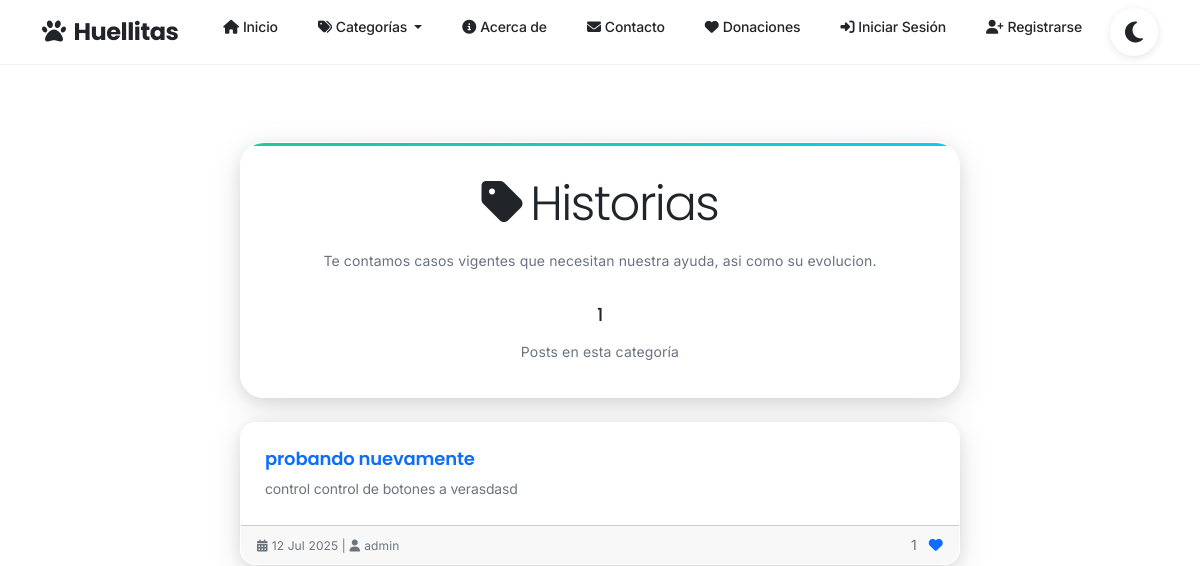
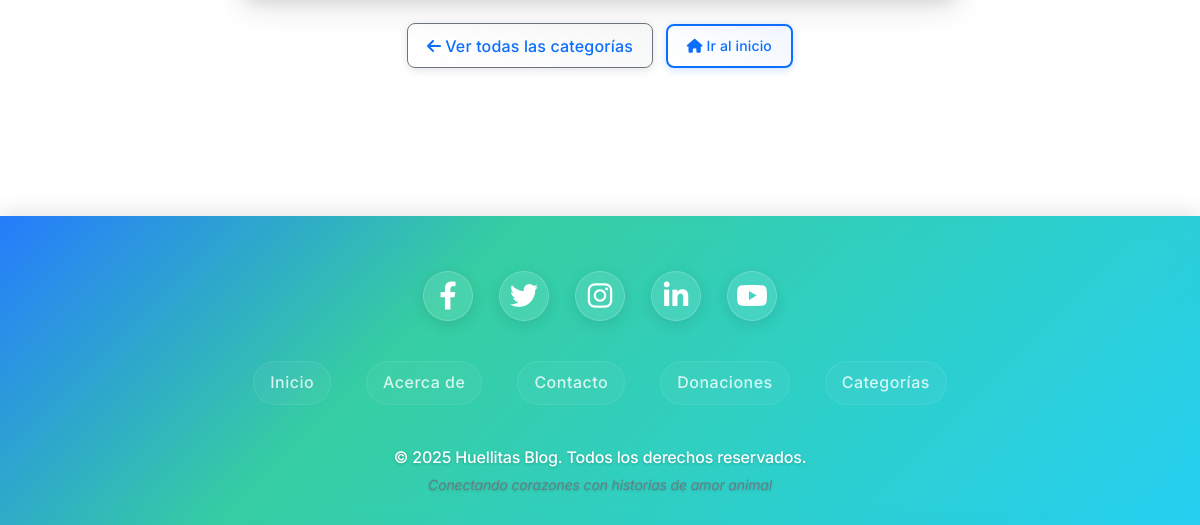
The page /categoria/2/ on the database as committed earlier (2 pictures, top to bottom).
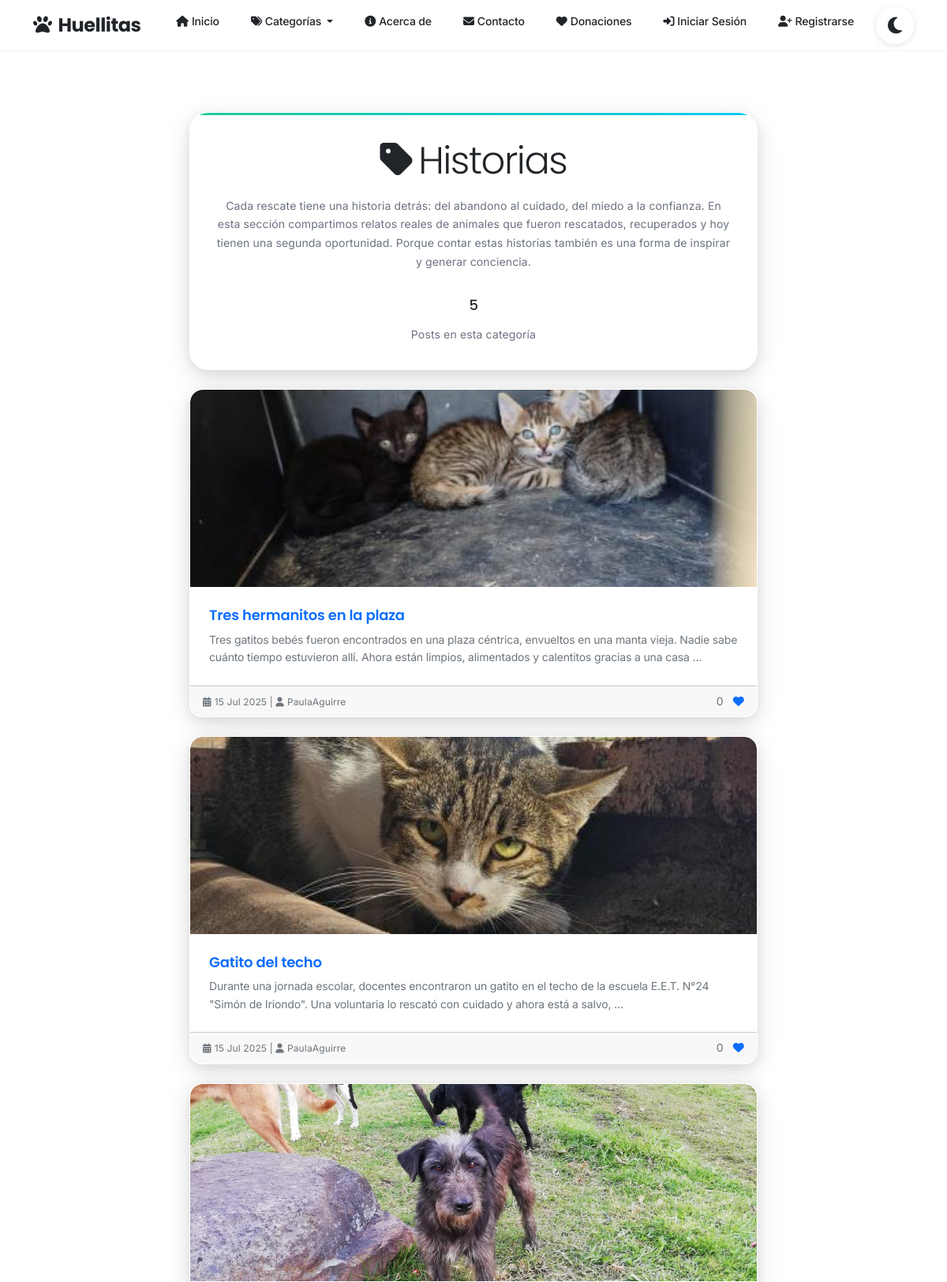
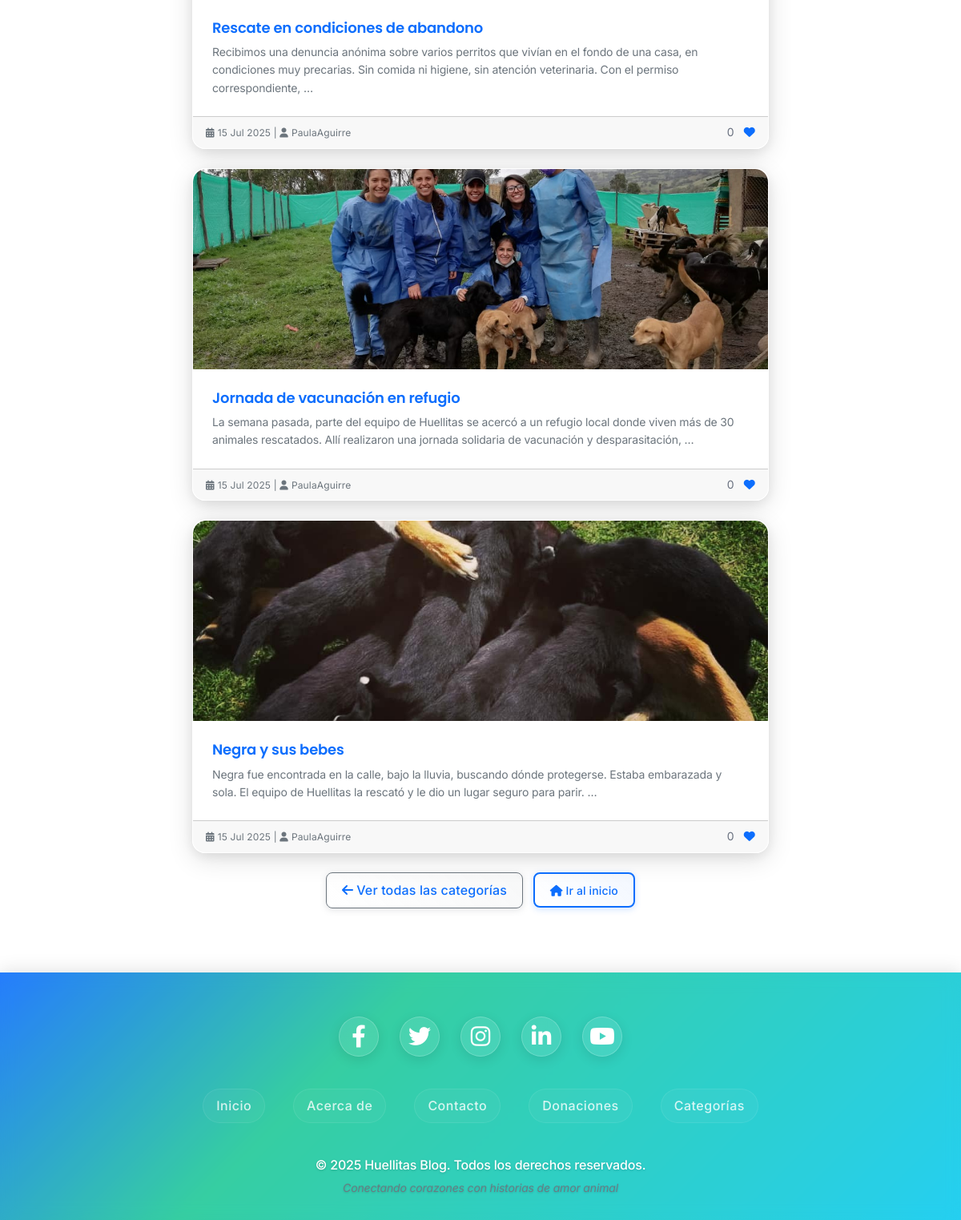
The same page on the database as committed later (2 pictures, top to bottom).
### blog/models.py (models this page shows, shortened)
class Categoria(models.Model):
    nombre = models.CharField(max_length=100, unique=True) # unique=True asegura que no haya categorías con el mismo nombre
    descripcion = models.TextField(blank=True, null=True, help_text="Descripción breve de la categoría")
    class Meta:
        verbose_name_plural = "Categorías" # Para que se muestre bien en el admin
    def get_absolute_url(self):
        return reverse('category_detail', kwargs={'pk': self.pk})

class Post(models.Model):
    titulo = models.CharField(max_length=200)
    contenido = models.TextField()
    fecha_publicacion = models.DateTimeField(auto_now_add=True) # Se establece automáticamente al crear el post
    autor = models.ForeignKey(User, on_delete=models.CASCADE, related_name='posts') # Un post pertenece a un usuario. Si el usuario se elimina, sus posts también.
    categoria = models.ForeignKey(Categoria, on_delete=models.SET_NULL, null=True, blank=True) # Un post puede tener una categoría. Si la categoría se elimina, el campo se pone a NULL.
    imagen_portada = models.ImageField(upload_to='post_images/', null=True, blank=True) # Opcional: permite subir imágenes
    class Meta:
        ordering = ['-fecha_publicacion'] # Por defecto, los posts se ordenarán del más nuevo al más viejo
    def get_absolute_url(self):
        return reverse('post_detail', kwargs={'pk': self.pk})

### blog/views.py (the view)
# urls.py: path('categoria/<int:pk>/', CategoryDetailView.as_view(), name='category_detail'), # Nueva URL para categorías específicas
class CategoryDetailView(ListView):
    model = Post
    template_name = 'blog/category_detail.html'
    context_object_name = 'posts'
    paginate_by = 6
    def get_queryset(self):
        self.categoria = get_object_or_404(Categoria, pk=self.kwargs['pk'])
        return Post.objects.filter(categoria=self.categoria).order_by('-fecha_publicacion')
    def get_context_data(self, **kwargs):
        context = super().get_context_data(**kwargs)
        context['categoria'] = self.categoria
        context['total_posts'] = self.get_queryset().count()
        return context

### blog/context_processors.py (called while the page is built)
def categorias_globales(request):
    return {
        'categorias': Categoria.objects.all()
    }

### blog/templates/blog/category_detail.html (shortened to what this page needs)
{% extends 'blog/base.html' %}
{% load static %}
{% block content %}
<div class="card card-body mb-4 text-center">
    <h1 class="display-5 mb-3">
        <i class="fas fa-tag me-2 text-primary"></i>{{ categoria.nombre }}
    </h1>
    {% if categoria.descripcion %}
        <p class="lead text-muted">{{ categoria.descripcion }}</p>
    {% endif %}
    <div class="row text-center mt-3">
        <div class="col">
            <h5 class="text-primary">{{ total_posts }}</h5>
            <small class="text-muted">Posts en esta categoría</small>
        </div>
    </div>
</div>
        {% if posts %}
            {% for post in posts %}
                <div class="card mb-4">
                    {% if post.imagen_portada %}
                        <img src="{{ post.imagen_portada.url }}" class="card-img-top" alt="{{ post.titulo }}" style="max-height: 250px; object-fit: cover;">
                    {% endif %}
                    <div class="card-body">
                        <h5 class="card-title"><a href="{{ post.get_absolute_url }}" class="text-decoration-none">{{ post.titulo }}</a></h5>
                        <p class="card-text">{{ post.contenido|truncatewords:30 }}</p>
                    </div>
                    <div class="card-footer text-muted d-flex justify-content-between align-items-center">
                        <div>
                            <small>
                                <i class="fas fa-calendar-alt me-1"></i>{{ post.fecha_publicacion|date:"d M Y" }} |
                                <i class="fas fa-user me-1"></i>{{ post.autor.username }}
                            </small>
                        </div>
                        <div>
                            <span class="like-count me-2">{{ post.likes.count }}</span>
                            {% if user.is_authenticated %}
                                <a href="#" class="like-btn {% if user in post.likes.all %}liked{% endif %}" data-post-id="{{ post.id }}">
                                    <i class="fas fa-heart"></i>
                                </a>
                            {% else %}
                                <a href="#" class="like-btn-anonymous" data-post-id="{{ post.id }}">
                                    <i class="fas fa-heart"></i>
                                </a>
                            {% endif %}
                        </div>
                    </div>
                </div>
            {% endfor %}
        {% endif %}
        <div class="text-center mt-4">
            <a href="{% url 'category_overview' %}" class="btn btn-outline-secondary">
                <i class="fas fa-arrow-left me-1"></i>Ver todas las categorías
            </a>
            <a href="{% url 'post_list' %}" class="btn btn-outline-primary ms-2">
                <i class="fas fa-home me-1"></i>Ir al inicio
            </a>
        </div>
{% endblock content %}

### blog/templates/blog/base.html (shortened to what this page needs)
{% load static %}
{% load i18n %}
{% load crispy_forms_tags %}
<!DOCTYPE html>
<html lang="es">
<head>
    <link href="https://cdn.jsdelivr.net/npm/bootstrap@5.3.0/dist/css/bootstrap.min.css" rel="stylesheet">
    <link rel="stylesheet" href="https://cdnjs.cloudflare.com/ajax/libs/font-awesome/6.4.0/css/all.min.css">
    <link rel="stylesheet" type="text/css" href="{% static 'css/styles.css' %}?v=2.2">
</head>
<body>
    <nav class="navbar navbar-expand-lg fixed-top">
        <div class="container">
            <a class="navbar-brand" href="{% url 'post_list' %}">
                <i class="fas fa-paw me-2"></i>Huellitas
            </a>
            <div class="collapse navbar-collapse" id="navbarNav">
                <ul class="navbar-nav ms-auto">
                    <li class="nav-item">
                        <a class="nav-link {% if request.resolver_match.url_name == 'post_list' %}active{% endif %}" href="{% url 'post_list' %}"><i class="fas fa-home me-1"></i>Inicio</a>
                    </li>
                    <li class="nav-item dropdown">
                        <a class="nav-link dropdown-toggle" href="#" id="categoriasDropdown" role="button" data-bs-toggle="dropdown" aria-expanded="false">
                            <i class="fas fa-tags me-1"></i>Categorías
                        </a>
                    </li>
                    <li class="nav-item">
                        <a class="nav-link {% if request.resolver_match.url_name == 'about' %}active{% endif %}" href="{% url 'about' %}"><i class="fas fa-info-circle me-1"></i>Acerca de</a>
                    </li>
                    <li class="nav-item">
                        <a class="nav-link {% if request.resolver_match.url_name == 'contact' %}active{% endif %}" href="{% url 'contact' %}"><i class="fas fa-envelope me-1"></i>Contacto</a>
                    </li>
                    <li class="nav-item">
                        <a class="nav-link {% if request.resolver_match.url_name == 'donations' %}active{% endif %}" href="{% url 'donations' %}"><i class="fas fa-heart me-1"></i>Donaciones</a>
                    </li>
                    {% if user.is_authenticated %}
                        <li class="nav-item dropdown">
                            <a class="nav-link dropdown-toggle" href="#" id="navbarDropdown" role="button" data-bs-toggle="dropdown" aria-expanded="false">
                                <i class="fas fa-user-circle me-1"></i>{{ user.username }}
                            </a>
                            <ul class="dropdown-menu dropdown-menu-end" aria-labelledby="navbarDropdown">
                                <li><a class="dropdown-item" href="{% url 'post_create' %}"><i class="fas fa-plus-circle me-1"></i>Crear Post</a></li>
                                <li><hr class="dropdown-divider"></li>
                                <li>
                                    <form action="{% url 'logout' %}" method="post" class="d-inline">
                                        {% csrf_token %}
                                        <button type="submit" class="dropdown-item text-danger"><i class="fas fa-sign-out-alt me-1"></i>Cerrar Sesión</button>
                                    </form>
                                </li>
                            </ul>
                        </li>
                    {% else %}
                        <li class="nav-item">
                            <a class="nav-link" href="{% url 'login' %}"><i class="fas fa-sign-in-alt me-1"></i>Iniciar Sesión</a>
                        </li>
                        <li class="nav-item">
                            <a class="nav-link" href="{% url 'register' %}"><i class="fas fa-user-plus me-1"></i>Registrarse</a>
                        </li>
                    {% endif %}
                    <li class="nav-item ms-lg-2">
                        <button id="toggle-theme" class="btn btn-outline-secondary rounded-circle" type="button">
                            <i class="fas fa-moon"></i>
                        </button>
                    </li>
                </ul>
            </div>
        </div>
    </nav>
    <main class="container mt-5 pt-4">
        <div class="row">
            <div class="col-lg-8 mx-auto">
                {% block content %}
                {% endblock content %}
            </div>
        </div>
    </main>
    <footer id="footer">
        <div class="social-icon">
            <ul class="icon-elem">
                <li><a href="https://www.facebook.com" target="_blank" rel="noopener noreferrer" class="icon" title="Síguenos en Facebook"><i class="fab fa-facebook-f"></i></a></li>
            </ul>
            <ul class="icon-elem">
                <li><a href="https://www.twitter.com" target="_blank" rel="noopener noreferrer" class="icon" title="Síguenos en Twitter"><i class="fab fa-twitter"></i></a></li>
            </ul>
            <ul class="icon-elem">
                <li><a href="https://www.instagram.com" target="_blank" rel="noopener noreferrer" class="icon" title="Síguenos en Instagram"><i class="fab fa-instagram"></i></a></li>
            </ul>
            <ul class="icon-elem">
                <li><a href="https://www.linkedin.com" target="_blank" rel="noopener noreferrer" class="icon" title="Conéctate en LinkedIn"><i class="fab fa-linkedin-in"></i></a></li>
            </ul>
            <ul class="icon-elem">
                <li><a href="https://www.youtube.com" target="_blank" rel="noopener noreferrer" class="icon" title="Suscríbete a nuestro canal"><i class="fab fa-youtube"></i></a></li>
            </ul>
        </div>
        <div class="menu">
            <ul class="menu-elem">
                <li><a href="{% url 'post_list' %}" class="menu-icon">Inicio</a></li>
            </ul>
            <ul class="menu-elem">
                <li><a href="{% url 'about' %}" class="menu-icon">Acerca de</a></li>
            </ul>
            <ul class="menu-elem">
                <li><a href="{% url 'contact' %}" class="menu-icon">Contacto</a></li>
            </ul>
            <ul class="menu-elem">
                <li><a href="{% url 'donations' %}" class="menu-icon">Donaciones</a></li>
            </ul>
            <ul class="menu-elem">
                <li><a href="{% url 'category_overview' %}" class="menu-icon">Categorías</a></li>
            </ul>
        </div>
        <p class="text">
            © 2025 Huellitas Blog. Todos los derechos reservados.<br>
            <small>Conectando corazones con historias de amor animal</small>
        </p>
    </footer>
</body>
</html>

### blog/templates/blog/base.html (style rules this page uses)
body { padding-top: 70px; }

Rows that differ between the two databases and show on the page:
no longer on this page (row edited): Post: titulo "probando nuevamente", contenido "control control de botones a verasdasd", fecha_publicacion "12 Jul 2025", autor.username "admin", likes.count "1"
changed Categoria "Historias": descripcion "Te contamos casos vigentes que necesitan nuestra ayuda, asi como su evolucion." → "Cada rescate tiene una historia detrás: del abandono al cuidado, del miedo a la confianza. En esta sección compartimos relatos reales de animales que fueron rescatados, recuperados y hoy tienen una segunda oportunidad. Porque contar estas historias también es una forma de inspirar y generar conciencia."
added Post: imagen_portada (picture), titulo "Tres hermanitos en la plaza", contenido "Tres gatitos bebés fueron encontrados en una plaza céntrica, envueltos en una manta vieja. Nadie sabe cuánto tiempo estuvieron allí. Ahora están limpios, alimentados y calentitos gracias a una casa …", fecha_publicacion "15 Jul 2025", autor.username "PaulaAguirre", likes.count "0"
added Post: imagen_portada (picture), titulo "Gatito del techo", contenido "Durante una jornada escolar, docentes encontraron un gatito en el techo de la escuela E.E.T. N°24 \"Simón de Iriondo\". Una voluntaria lo rescató con cuidado y ahora está a salvo, …", fecha_publicacion "15 Jul 2025", autor.username "PaulaAguirre", likes.count "0"
added Post: imagen_portada (picture), titulo "Rescate en condiciones de abandono", contenido "Recibimos una denuncia anónima sobre varios perritos que vivían en el fondo de una casa, en condiciones muy precarias. Sin comida ni higiene, sin atención veterinaria. Con el permiso correspondiente, …", fecha_publicacion "15 Jul 2025", autor.username "PaulaAguirre", likes.count "0"
added Post: imagen_portada (picture), titulo "Jornada de vacunación en refugio", contenido "La semana pasada, parte del equipo de Huellitas se acercó a un refugio local donde viven más de 30 animales rescatados. Allí realizaron una jornada solidaria de vacunación y desparasitación, …", fecha_publicacion "15 Jul 2025", autor.username "PaulaAguirre", likes.count "0"
added Post: imagen_portada (picture), titulo "Negra y sus bebes", contenido "Negra fue encontrada en la calle, bajo la lluvia, buscando dónde protegerse. Estaba embarazada y sola. El equipo de Huellitas la rescató y le dio un lugar seguro para parir. …", fecha_publicacion "15 Jul 2025", autor.username "PaulaAguirre", likes.count "0"
Other text that changed with them:
{{ total_posts }}: "1" → "5"
